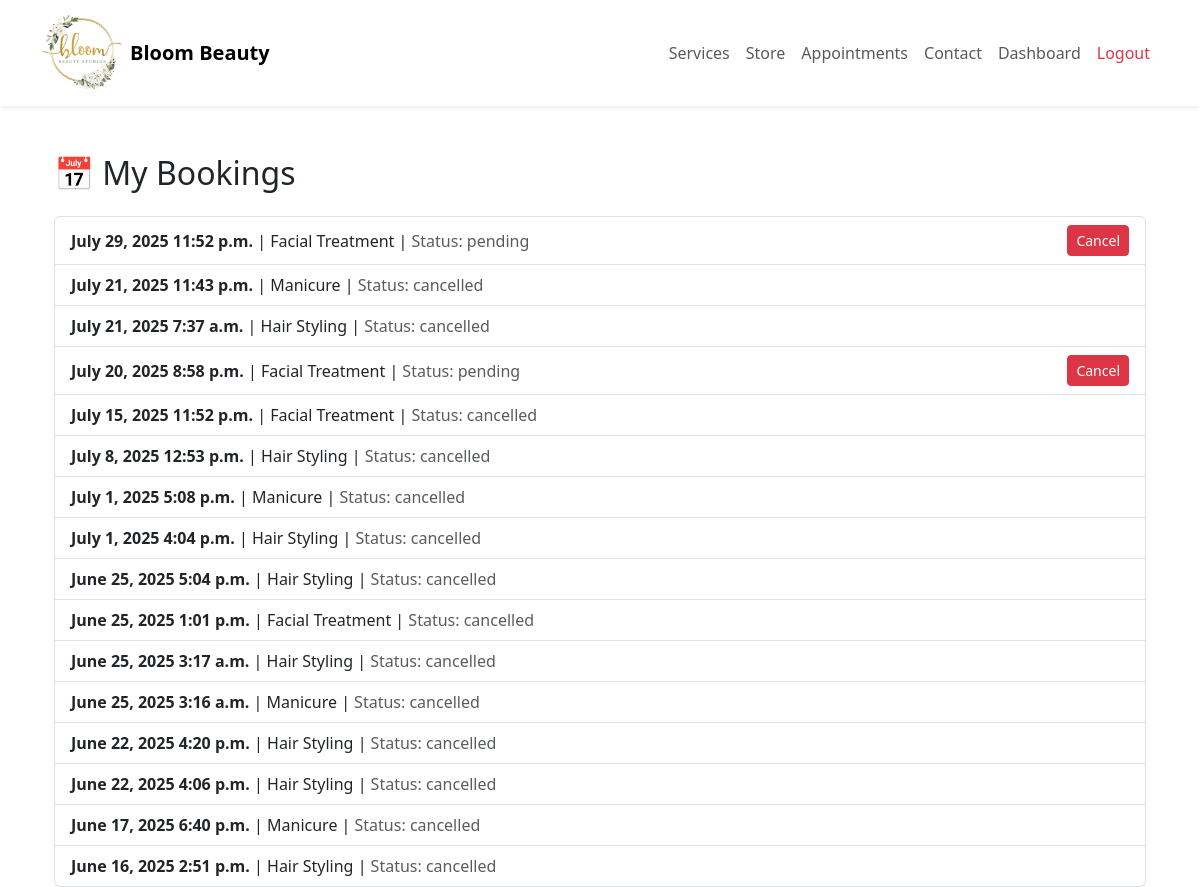
The app's page /appointments/my_bookings/ (signed in) with its own data.
### appointments/models.py (models this page shows, shortened)
class Booking(models.Model):
    date = models.DateField()
    time = models.TimeField()
    status = models.CharField(max_length=45)
    user = models.ForeignKey(User, on_delete=models.CASCADE, related_name="customer_bookings")
    service = models.ForeignKey(Service, on_delete=models.CASCADE, related_name="booked_services")
    staff = models.ForeignKey(User, on_delete=models.SET_NULL, null=True, related_name="staff_bookings")
    created_at = models.DateTimeField(auto_now_add=True)
    updated_at = models.DateTimeField(auto_now=True)
    objects = BookingManager()

class Service(models.Model):
    name = models.CharField(max_length=45)
    description = models.TextField()
    duration = models.CharField(max_length=20, choices=DURATION_CHOICES)
    price = models.IntegerField()
    image = models.ImageField(upload_to='services/', null=True, blank=True)
    created_at = models.DateTimeField(auto_now_add=True)
    updated_at = models.DateTimeField(auto_now=True)

### appointments/views.py (the view)
# urls.py: path('my_bookings/', views.my_bookings, name='my_bookings'),
def my_bookings(request):
    if 'user_id' not in request.session:
        return redirect('/login')
    user = User.objects.get(id=request.session['user_id'])
    context = {
        'user': user,
        'bookings': Booking.objects.filter(user=user).order_by('-date', '-time')
    }
    return render(request, 'appointments/my_bookings.html', context)

### templates/appointments/my_bookings.html (shortened to what this page needs)
{% extends 'base.html' %}
{% block content %}
<div class="container mt-5">
    <h2 class="mb-4">📅 My Bookings</h2>
    <ul class="list-group">
        {% if bookings %}
        {% for b in bookings %}
        <li class="list-group-item d-flex justify-content-between align-items-center">
            <div>
                <strong>{{ b.date }} {{ b.time }}</strong> |
                {{ b.service.name }} |
                <span class="text-muted">Status: {{ b.status }}</span>
            </div>
            {% if b.status != 'cancelled' %}
                <a href="/appointments/cancel/{{ b.id }}/" class="btn btn-sm btn-danger">Cancel</a>
            {% endif %}
        </li>
        {% endfor %}
        {% else %}
            <p class="text-muted">You dont have any bookings yet.</p>
        {% endif %}
    </ul>
</div>
{% endblock %}

### static/css/style.css (style rules this page uses)
body, html { overflow-x: hidden; }

### records on screen
Booking: date "July 29, 2025", time "11:52 p.m.", service.name "Facial Treatment", status "pending"
Booking: date "July 21, 2025", time "11:43 p.m.", service.name "Manicure", status "cancelled"
Booking: date "July 21, 2025", time "7:37 a.m.", service.name "Hair Styling", status "cancelled"
Booking: date "July 20, 2025", time "8:58 p.m.", service.name "Facial Treatment", status "pending"
Booking: date "July 15, 2025", time "11:52 p.m.", service.name "Facial Treatment", status "cancelled"
Booking: date "July 8, 2025", time "12:53 p.m.", service.name "Hair Styling", status "cancelled"
Booking: date "July 1, 2025", time "5:08 p.m.", service.name "Manicure", status "cancelled"
Booking: date "July 1, 2025", time "4:04 p.m.", service.name "Hair Styling", status "cancelled"
Booking: date "June 25, 2025", time "5:04 p.m.", service.name "Hair Styling", status "cancelled"
Booking: date "June 25, 2025", time "1:01 p.m.", service.name "Facial Treatment", status "cancelled"
Booking: date "June 25, 2025", time "3:17 a.m.", service.name "Hair Styling", status "cancelled"
Booking: date "June 25, 2025", time "3:16 a.m.", service.name "Manicure", status "cancelled"
Booking: date "June 22, 2025", time "4:20 p.m.", service.name "Hair Styling", status "cancelled"
Booking: date "June 22, 2025", time "4:06 p.m.", service.name "Hair Styling", status "cancelled"
Booking: date "June 17, 2025", time "6:40 p.m.", service.name "Manicure", status "cancelled"
Booking: date "June 16, 2025", time "2:51 p.m.", service.name "Hair Styling", status "cancelled"
